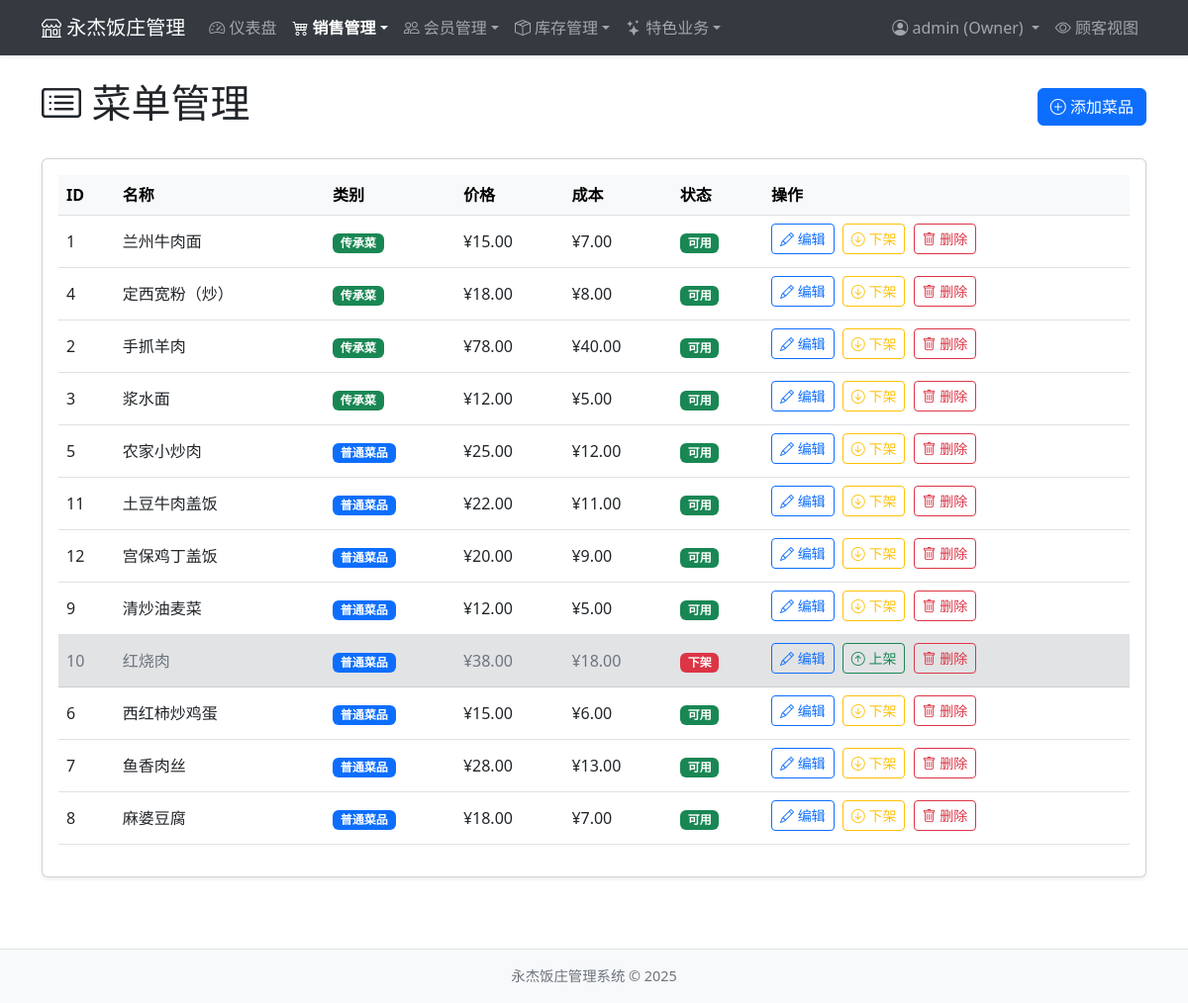
Screenshot of /menu (signed in) with the database file from the repository.
### app.py (models this page shows, shortened)
class User(UserMixin, db.Model):
    id = db.Column(db.Integer, primary_key=True)
    username = db.Column(db.String(64), unique=True, nullable=False, index=True)
    password_hash = db.Column(db.String(128), nullable=False)
    email = db.Column(db.String(120), unique=True, nullable=False, index=True)
    phone = db.Column(db.String(20), nullable=True, index=True)
    role = db.Column(db.String(20), nullable=False, index=True)
    created_at = db.Column(db.DateTime, default=datetime.utcnow)

class Dish(db.Model):
    id = db.Column(db.Integer, primary_key=True)
    name = db.Column(db.String(100), nullable=False, index=True)
    category = db.Column(db.String(50), nullable=False, index=True)
    price = db.Column(db.Float, nullable=False)
    cost = db.Column(db.Float, nullable=False)
    description = db.Column(db.Text, nullable=True)
    image_url = db.Column(db.String(255), nullable=True)
    ingredients = db.Column(db.Text, nullable=True)
    heritage_history = db.Column(db.Text, nullable=True)
    is_available = db.Column(db.Boolean, default=True, index=True)
    created_at = db.Column(db.DateTime, default=datetime.utcnow)
    updated_at = db.Column(db.DateTime, default=datetime.utcnow, onupdate=datetime.utcnow)

### app.py (the view)
@app.route('/menu')
@login_required
@role_required(['owner', 'chef'])
def menu_list():
    dishes = Dish.query.order_by(Dish.category, Dish.name).all()
    tmpl = os.path.join('templates', 'menu_list.html')
    if not os.path.exists(tmpl): create_placeholder_template(tmpl)
    return render_template('menu_list.html', dishes=dishes)

### app.py (called while the page is built)
def role_required(roles):
    def decorator(f):
        @wraps(f)
        def decorated_function(*args, **kwargs):
            if not current_user.is_authenticated:
                 flash('请先登录以访问此页面', 'info'); return redirect(url_for('login', next=request.url))
            if current_user.role not in roles:
                flash('您没有权限访问此页面', 'danger'); return redirect(url_for('dashboard'))
            return f(*args, **kwargs)
        return decorated_function
    return decorator

@login_manager.user_loader
def load_user(user_id): return User.query.get(int(user_id))

@app.context_processor
def inject_now(): # ... (不变)
    return {'now': datetime.utcnow()}

### templates/menu_list.html (shortened to what this page needs)
<!DOCTYPE html>
<html lang="zh-CN">
<head>
    <link href="https://cdn.jsdelivr.net/npm/bootstrap@5.2.3/dist/css/bootstrap.min.css" rel="stylesheet">
    <link rel="stylesheet" href="https://cdn.jsdelivr.net/npm/bootstrap-icons@1.10.0/font/bootstrap-icons.css">
</head>
<body>
    {% extends 'base_admin.html' %}
    {% block content %}
    <div class="d-flex justify-content-between align-items-center mb-4">
        <h1><i class="bi bi-card-list"></i> 菜单管理</h1>
        {% if current_user.role in ['owner', 'chef'] %}
        <a href="{{ url_for('menu_add') }}" class="btn btn-primary"><i class="bi bi-plus-circle"></i> 添加菜品</a>
        {% endif %}
    </div>
    <div class="card shadow-sm">
        <div class="card-body">
            <div class="table-responsive">
                <table class="table table-hover align-middle">
                    <thead class="table-light">
                        <tr>
                            <th>ID</th>
                            <th>名称</th>
                            <th>类别</th>
                            <th>价格</th>
                            <th>成本</th>
                            <th>状态</th>
                            <th style="min-width: 210px;">操作</th>
                        </tr>
                    </thead>
                    <tbody>
                        {% for dish in dishes %}
                        <tr class="{{ 'table-secondary text-muted' if not dish.is_available else '' }}">
                            <td>{{ dish.id }}</td>
                            <td>{{ dish.name }}</td>
                            <td>
                                {% if dish.category == 'regular' %}<span class="badge bg-primary">普通菜品</span>
                                {% elif dish.category == 'heritage' %}<span class="badge bg-success">传承菜</span>
                                {% elif dish.category == 'diy' %}<span class="badge bg-info text-dark">DIY饮品</span>
                                {% else %}<span class="badge bg-secondary">{{ dish.category }}</span>
                                {% endif %}
                            </td>
                            <td>¥{{ "%.2f"|format(dish.price) }}</td>
                            <td>¥{{ "%.2f"|format(dish.cost) }}</td>
                            <td>
                                {% if dish.is_available %}<span class="badge bg-success">可用</span>
                                {% else %}<span class="badge bg-danger">下架</span>
                                {% endif %}
                            </td>
                            <td class="action-buttons">
                                {% if dish.category != 'diy' %}
                                    <button type="button" class="btn btn-sm btn-outline-primary me-1 edit-dish-btn"
                                           data-bs-toggle="modal" data-bs-target="#editDishModal"
                                           data-id="{{ dish.id }}" data-name="{{ dish.name }}" data-category="{{ dish.category }}"
                                           data-price="{{ dish.price }}" data-cost="{{ dish.cost }}"
                                           data-description="{{ dish.description or '' }}" data-heritage-history="{{ dish.heritage_history or '' }}"
                                           data-is-available="{{ 'true' if dish.is_available else 'false' }}">
                                        <i class="bi bi-pencil"></i> 编辑
                                    </button>
                                    <form method="post" action="{{ url_for('toggle_dish_status') }}" class="d-inline">
                                        {% if dish.is_available %}
                                        <button type="submit" class="btn btn-sm btn-outline-warning me-1" title="下架">
                                            <i class="bi bi-arrow-down-circle"></i> 下架
                                        </button>
                                        {% else %}
                                        <button type="submit" class="btn btn-sm btn-outline-success me-1" title="上架">
                                            <i class="bi bi-arrow-up-circle"></i> 上架
                                        </button>
                                        {% endif %}
                                    </form>
                                    {% if current_user.role == 'owner' %}
                                    <button type="button" class="btn btn-sm btn-outline-danger delete-dish-btn"
                                            data-bs-toggle="modal" data-bs-target="#deleteDishModal"
                                            data-id="{{ dish.id }}"
                                            data-name="{{ dish.name }}"
                                            title="删除菜品">
                                        <i class="bi bi-trash"></i> 删除
                                    </button>
                                    {% endif %}
                                {% else %}
                                    <span class="text-muted fst-italic small">系统生成/不可操作</span>
                                {% endif %}
                            </td>
                        </tr>
                        {% else %}
                        <tr>
                            <td colspan="7" class="text-center text-muted">暂无菜品数据</td>
                        </tr>
                        {% endfor %}
                    </tbody>
                </table>
            </div>
        </div>
    </div>
    {% endblock %}

### templates/base_admin.html (shortened to what this page needs)
<!DOCTYPE html>
<html lang="zh-CN">
<head>
    <link href="https://cdn.jsdelivr.net/npm/bootstrap@5.2.3/dist/css/bootstrap.min.css" rel="stylesheet">
    <link rel="stylesheet" href="https://cdn.jsdelivr.net/npm/bootstrap-icons@1.10.0/font/bootstrap-icons.css">
</head>
<body>
    <nav class="navbar navbar-expand-lg navbar-dark bg-dark fixed-top shadow-sm">
        <div class="container">
            <a class="navbar-brand" href="{{ url_for('dashboard') }}">
                <i class="bi bi-shop"></i> 永杰饭庄管理
            </a>
            <div class="collapse navbar-collapse" id="navbarNav">
                <ul class="navbar-nav me-auto mb-2 mb-lg-0">
                    <li class="nav-item">
                        <a class="nav-link {% if request.endpoint == 'dashboard' %}active{% endif %}" href="{{ url_for('dashboard') }}"><i class="bi bi-speedometer2"></i> 仪表盘</a>
                    </li>
                    {% if current_user.role in ['owner', 'chef', 'waiter'] %}
                    <li class="nav-item dropdown">
                        <a class="nav-link dropdown-toggle {% if request.endpoint in ['menu_list', 'order_list', 'order_create', 'handle_edit_dish'] %}active{% endif %}" href="#" role="button" data-bs-toggle="dropdown" aria-expanded="false"><i class="bi bi-cart4"></i> 销售管理</a>
                    </li>
                    {% endif %}
                    {% if current_user.role in ['owner', 'waiter'] %}
                    <li class="nav-item dropdown">
                        <a class="nav-link dropdown-toggle " href="#" role="button" data-bs-toggle="dropdown" aria-expanded="false"><i class="bi bi-people"></i> 会员管理</a>
                    </li>
                    {% endif %}
                     {% if current_user.role in ['owner', 'storage'] %}
                    <li class="nav-item dropdown">
                        <a class="nav-link dropdown-toggle " href="#" role="button" data-bs-toggle="dropdown" aria-expanded="false"><i class="bi bi-box-seam"></i> 库存管理</a>
                    </li>
                    {% endif %}
                    <li class="nav-item dropdown">
                         <a class="nav-link dropdown-toggle " href="#" role="button" data-bs-toggle="dropdown" aria-expanded="false"><i class="bi bi-stars"></i> 特色业务</a>
                    </li>
                </ul>
                <ul class="navbar-nav ms-auto">
                    <li class="nav-item dropdown">
                        <a class="nav-link dropdown-toggle" href="#" role="button" data-bs-toggle="dropdown" aria-expanded="false">
                            <i class="bi bi-person-circle"></i> {{ current_user.username }} ({{ current_user.role|capitalize }})
                        </a>
                    </li>
                    <li class="nav-item">
                        <a class="nav-link" href="{{ url_for('customer_index') }}" target="_blank"><i class="bi bi-eye"></i> 顾客视图</a>
                    </li>
                </ul>
            </div>
        </div>
    </nav>
    <div class="container py-4">
        {% block content %}{% endblock %}
    </div>
    <footer class="bg-light text-center py-3 mt-5 border-top">
        <div class="container">
            <p class="mb-0 text-muted">永杰饭庄管理系统 &copy; {{ now.year if now else 2025 }}</p>
        </div>
    </footer>
</body>
</html>

### templates/menu_list.html (style rules this page uses)
body { padding-top: 70px; }
.table th { white-space: nowrap; }
.action-buttons .btn { margin-bottom: 5px; }

### templates/base_admin.html (style rules this page uses)
body { padding-top: 56px; }
.navbar { background-color: #343a40 !important; }
.nav-link.active { font-weight: bold; }
footer { font-size: 0.9em; }

### rows the page displays
User: username "admin", role "Owner"
Dish: id "1", name "兰州牛肉面", category "传承菜", price "15.00", cost "7.00", is_available "可用"
Dish: id "4", name "定西宽粉（炒）", category "传承菜", price "18.00", cost "8.00", is_available "可用"
Dish: id "2", name "手抓羊肉", category "传承菜", price "78.00", cost "40.00", is_available "可用"
Dish: id "3", name "浆水面", category "传承菜", price "12.00", cost "5.00", is_available "可用"
Dish: id "5", name "农家小炒肉", category "普通菜品", price "25.00", cost "12.00", is_available "可用"
Dish: id "11", name "土豆牛肉盖饭", category "普通菜品", price "22.00", cost "11.00", is_available "可用"
Dish: id "12", name "宫保鸡丁盖饭", category "普通菜品", price "20.00", cost "9.00", is_available "可用"
Dish: id "9", name "清炒油麦菜", category "普通菜品", price "12.00", cost "5.00", is_available "可用"
Dish: id "10", name "红烧肉", category "普通菜品", price "38.00", cost "18.00", is_available "下架"
Dish: id "6", name "西红柿炒鸡蛋", category "普通菜品", price "15.00", cost "6.00", is_available "可用"
Dish: id "7", name "鱼香肉丝", category "普通菜品", price "28.00", cost "13.00", is_available "可用"
Dish: id "8", name "麻婆豆腐", category "普通菜品", price "18.00", cost "7.00", is_available "可用"
